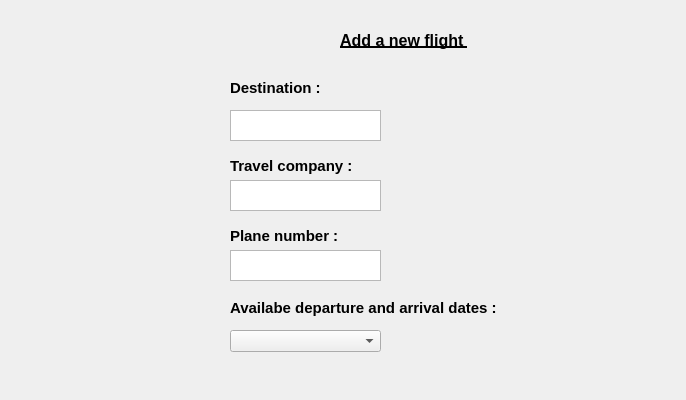
<?xml version="1.0" encoding="UTF-8"?>
<ui version="4.0">
 <class>AddANewFlight</class>
 <widget class="QDialog" name="AddANewFlight">
  <property name="geometry">
   <rect>
    <x>0</x>
    <y>0</y>
    <width>686</width>
    <height>400</height>
   </rect>
  </property>
  <property name="windowTitle">
   <string>Dialog</string>
  </property>
  <widget class="QLabel" name="label">
   <property name="geometry">
    <rect>
     <x>340</x>
     <y>30</y>
     <width>141</width>
     <height>20</height>
    </rect>
   </property>
   <property name="font">
    <font>
     <pointsize>12</pointsize>
     <weight>75</weight>
     <bold>true</bold>
     <underline>true</underline>
    </font>
   </property>
   <property name="text">
    <string>Add a new flight </string>
   </property>
  </widget>
  <widget class="QLabel" name="label_2">
   <property name="geometry">
    <rect>
     <x>230</x>
     <y>80</y>
     <width>111</width>
     <height>16</height>
    </rect>
   </property>
   <property name="font">
    <font>
     <pointsize>11</pointsize>
     <weight>75</weight>
     <bold>true</bold>
    </font>
   </property>
   <property name="text">
    <string>Destination :</string>
   </property>
  </widget>
  <widget class="QTextEdit" name="textEdit">
   <property name="geometry">
    <rect>
     <x>230</x>
     <y>110</y>
     <width>151</width>
     <height>31</height>
    </rect>
   </property>
  </widget>
  <widget class="QLabel" name="label_3">
   <property name="geometry">
    <rect>
     <x>230</x>
     <y>155</y>
     <width>141</width>
     <height>21</height>
    </rect>
   </property>
   <property name="font">
    <font>
     <pointsize>11</pointsize>
     <weight>75</weight>
     <bold>true</bold>
    </font>
   </property>
   <property name="text">
    <string>Travel company :</string>
   </property>
  </widget>
  <widget class="QTextEdit" name="textEdit_2">
   <property name="geometry">
    <rect>
     <x>230</x>
     <y>180</y>
     <width>151</width>
     <height>31</height>
    </rect>
   </property>
  </widget>
  <widget class="QLabel" name="label_4">
   <property name="geometry">
    <rect>
     <x>230</x>
     <y>225</y>
     <width>131</width>
     <height>21</height>
    </rect>
   </property>
   <property name="font">
    <font>
     <pointsize>11</pointsize>
     <weight>75</weight>
     <bold>true</bold>
    </font>
   </property>
   <property name="text">
    <string>Plane number :</string>
   </property>
  </widget>
  <widget class="QTextEdit" name="textEdit_3">
   <property name="geometry">
    <rect>
     <x>230</x>
     <y>250</y>
     <width>151</width>
     <height>31</height>
    </rect>
   </property>
  </widget>
  <widget class="QLabel" name="label_5">
   <property name="geometry">
    <rect>
     <x>230</x>
     <y>300</y>
     <width>291</width>
     <height>16</height>
    </rect>
   </property>
   <property name="font">
    <font>
     <pointsize>11</pointsize>
     <weight>75</weight>
     <bold>true</bold>
    </font>
   </property>
   <property name="text">
    <string>Availabe departure and arrival dates : </string>
   </property>
  </widget>
  <widget class="QComboBox" name="comboBox">
   <property name="geometry">
    <rect>
     <x>230</x>
     <y>330</y>
     <width>151</width>
     <height>22</height>
    </rect>
   </property>
  </widget>
 </widget>
 <resources/>
 <connections/>
</ui>
